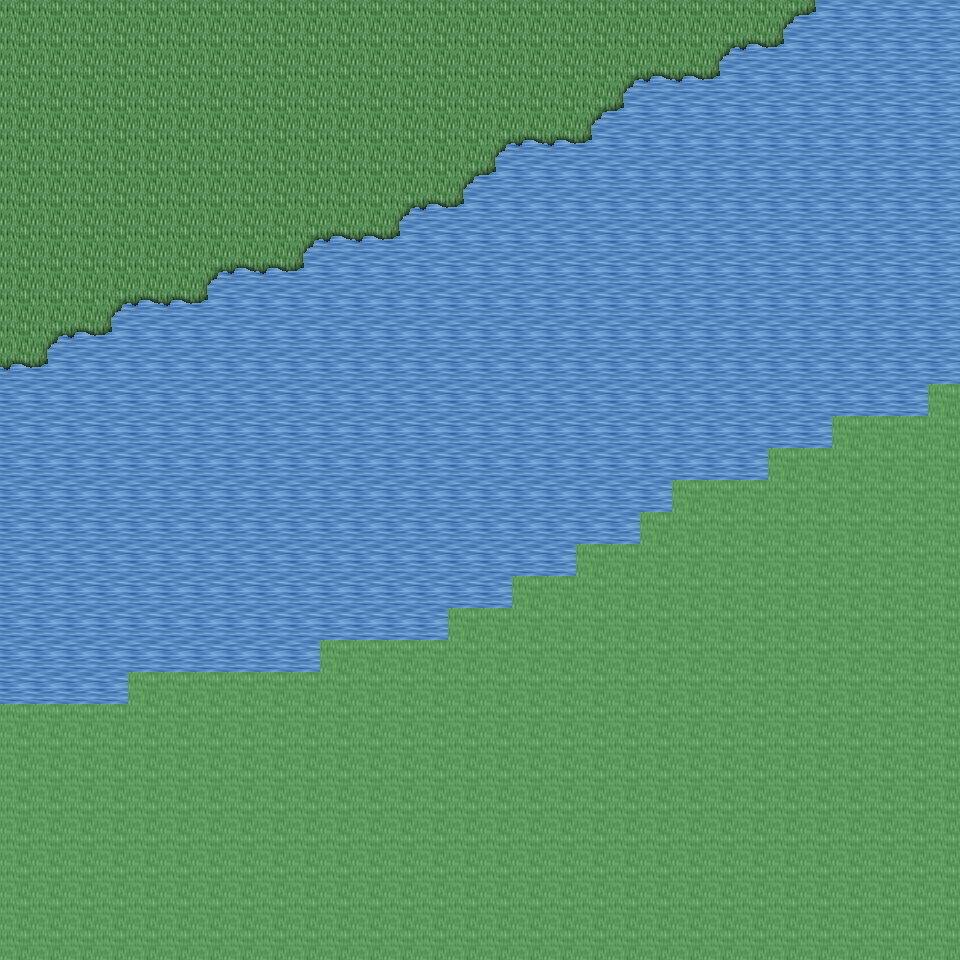

This is a level from a 2D game, rendered from its Tiled map with the project's own tilesets. A one-line summary and the map file follow, with tile-layer data summarised:
An orthogonal 30x30 tile map with 32x32 px tiles, 6 tile layers (Ground, Object, Object2, Above, ...), 14 tilesets and 3 objects (3x mapExit).

<map version="1.0" orientation="orthogonal" renderorder="right-down" width="30" height="30" tilewidth="32" tileheight="32" nextobjectid="4">
  <tileset firstgid="1" name="tileset_ground_ground" tilewidth="32" tileheight="32" tilecount="33" columns="3">
    <image source="../drawable/tileset_ground_ground.png" width="96" height="352" />
  </tileset>
  <tileset firstgid="34" name="tileset_plant_flower_daisy_red" tilewidth="32" tileheight="32" tilecount="8" columns="2">
    <image source="../drawable/tileset_plant_flower_daisy_red.png" width="64" height="128" />
  </tileset>
  <tileset firstgid="42" name="tileset_ground_grass_edges" tilewidth="32" tileheight="32" tilecount="36" columns="12">
    <image source="../drawable/tileset_ground_grass_edges.png" width="384" height="96" />
  </tileset>
  <tileset firstgid="78" name="tileset_ground_grass_corners" tilewidth="32" tileheight="32" tilecount="24" columns="6">
    <image source="../drawable/tileset_ground_grass_corners.png" width="192" height="128" />
  </tileset>
  <tileset firstgid="102" name="tileset_ground_water_pool" tilewidth="32" tileheight="32" tilecount="72" columns="3">
    <image source="../drawable/tileset_ground_water_pool.png" width="96" height="768" />
  </tileset>
  <tileset firstgid="174" name="tileset_plant_flower_daisy_white" tilewidth="32" tileheight="32" tilecount="8" columns="2">
    <image source="../drawable/tileset_plant_flower_daisy_white.png" width="64" height="128" />
  </tileset>
  <tileset firstgid="182" name="tileset_plant_grasses" tilewidth="32" tileheight="32" tilecount="6" columns="3">
    <image source="../drawable/tileset_plant_grasses.png" width="96" height="64" />
  </tileset>
  <tileset firstgid="188" name="tileset_item_statue_bird" tilewidth="32" tileheight="32" tilecount="8" columns="2">
    <image source="../drawable/tileset_item_statue_bird.png" width="64" height="128" />
  </tileset>
  <tileset firstgid="196" name="tileset_plant_tree_tree_darkgreen" tilewidth="32" tileheight="32" tilecount="88" columns="8">
    <image source="../drawable/tileset_plant_tree_tree_darkgreen.png" width="256" height="352" />
  </tileset>
  <tileset firstgid="284" name="tileset_logic_collision" tilewidth="32" tileheight="32" tilecount="1" columns="1">
    <image source="../drawable/tileset_logic_collision.png" width="32" height="32" />
  </tileset>
  <tileset firstgid="285" name="tileset_ground_water_pool_deep" tilewidth="32" tileheight="32" tilecount="72" columns="3">
    <image source="../drawable/tileset_ground_water_pool_deep.png" width="96" height="768" />
  </tileset>
  <tileset firstgid="357" name="tileset_logic_item_fruits" tilewidth="32" tileheight="32" tilecount="16" columns="8">
    <image source="../drawable/tileset_logic_item_fruits.png" width="256" height="64" />
  </tileset>
  <tileset firstgid="373" name="tileset_plant_tree_umbrella_thorn" tilewidth="32" tileheight="32" tilecount="18" columns="6">
    <image source="../drawable/tileset_plant_tree_umbrella_thorn.png" width="192" height="96" />
  </tileset>
  <tileset firstgid="391" name="tileset_light_light_5x5" tilewidth="32" tileheight="32" tilecount="25" columns="5">
    <image source="../drawable/tileset_light_light_5x5.png" width="160" height="160" />
  </tileset>
  <layer name="Ground" width="30" height="30">
    <data>[900 cells, 900 non-empty, 5 distinct tile ids]</data>
  </layer>
  <layer name="Object" width="30" height="30">
    <data>[900 cells, 67 non-empty, 5 distinct tile ids]</data>
  </layer>
  <layer name="Object2" width="30" height="30">
    <data>[900 cells, 0 non-empty, 0 distinct tile ids]</data>
  </layer>
  <layer name="Above" width="30" height="30">
    <data>[900 cells, 0 non-empty, 0 distinct tile ids]</data>
  </layer>
  <layer name="Above2" width="30" height="30">
    <data>[900 cells, 0 non-empty, 0 distinct tile ids]</data>
  </layer>
  <layer name="Walkable" width="30" height="30">
    <data>[900 cells, 358 non-empty, 1 distinct tile ids]</data>
  </layer>
  <objectgroup name="MapEvents">
    <object id="1" name="north" type="mapExit" x="0" y="0" width="960" height="32">
      <properties>
        <property name="map" value="level_0_x222_y77" />
        <property name="x" value="0" />
        <property name="y" value="28" />
      </properties>
    </object>
    <object id="2" name="west" type="mapExit" x="0" y="0" width="32" height="704">
      <properties>
        <property name="map" value="level_0_x221_y78" />
        <property name="x" value="28" />
        <property name="y" value="0" />
      </properties>
    </object>
    <object id="3" name="east" type="mapExit" x="928" y="0" width="32" height="384">
      <properties>
        <property name="map" value="level_0_x223_y78" />
        <property name="x" value="1" />
        <property name="y" value="0" />
      </properties>
    </object>
  </objectgroup>
</map>
